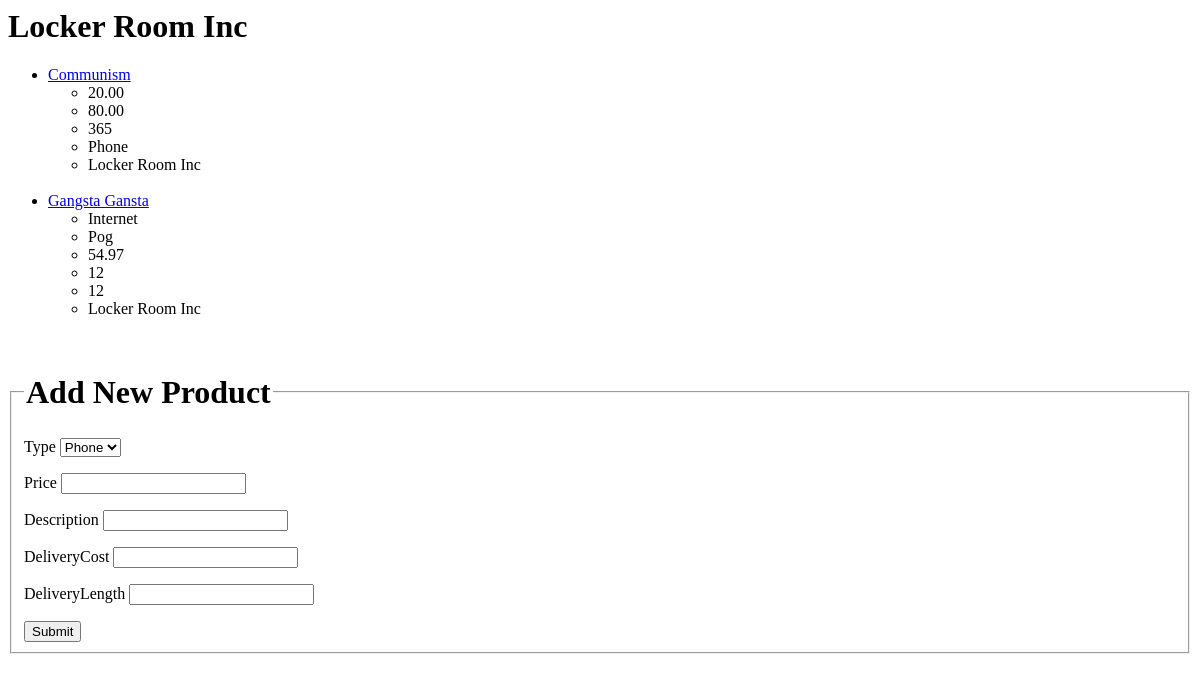
Page /WebStore/VenderProd/1/ on the earlier database version.
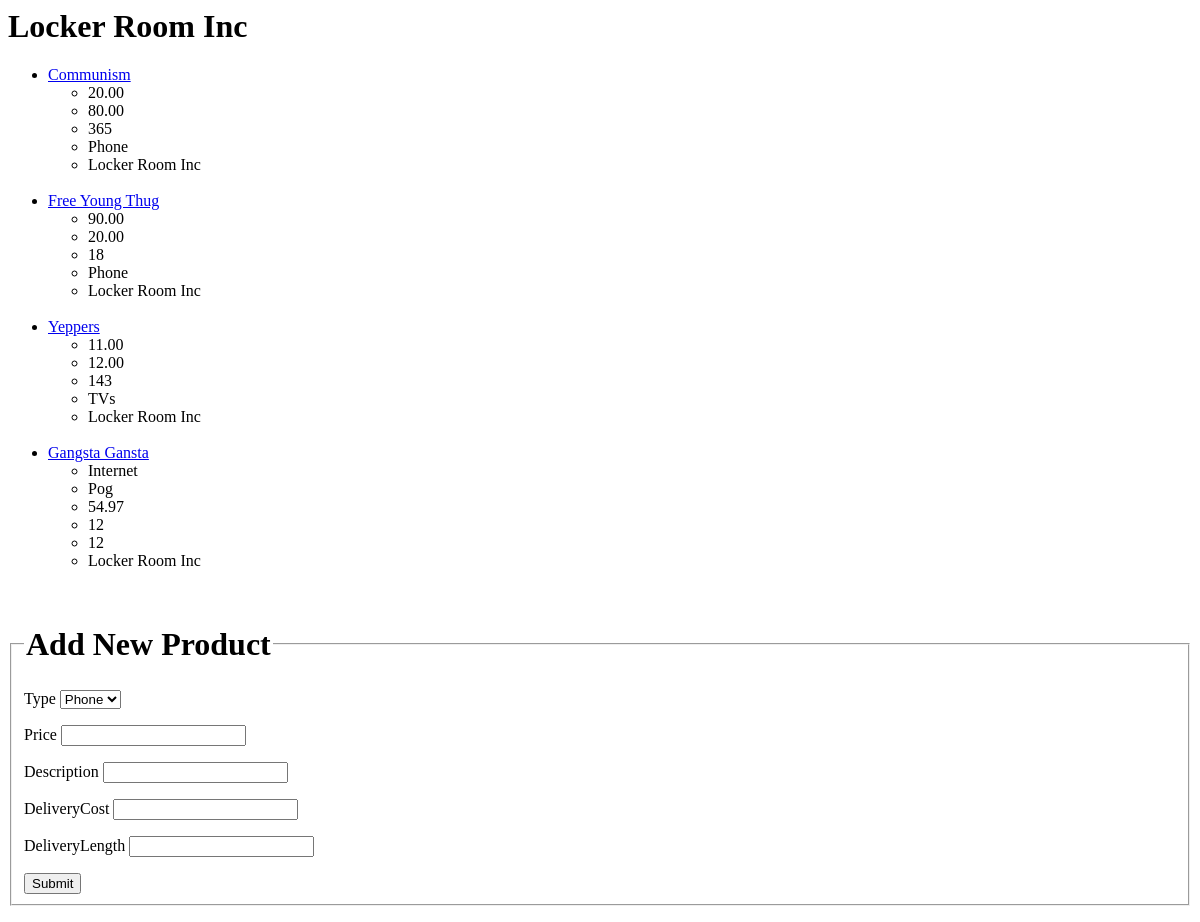
Same page on the later database version.
### WebStore/models.py (models this page shows)
class Vender(models.Model):
    VenderID = models.IntegerField(primary_key = True)
    Name = models.CharField(max_length = 200)

class Products(models.Model):
    ProductID = models.IntegerField(primary_key = True)
    Description = models.CharField(max_length=200)
    VenderID = models.ForeignKey(Vender, on_delete=models.CASCADE)
    Price = models.DecimalField(decimal_places=2, max_digits=9)
    DeliveryCost = models.DecimalField(decimal_places =2, max_digits=9)
    DeliveryLength = models.IntegerField()
    Type = models.CharField(max_length=200)

class Service(models.Model):
    ServiceID = models.IntegerField(primary_key = True)
    Name = models.CharField(max_length=200)
    Type = models.CharField(max_length=200)
    Description = models.CharField(max_length=500)
    SubscriptionPrice = models.DecimalField(decimal_places=2, max_digits=9)
    SubscriptionLength = models.IntegerField()
    ContractLength = models.IntegerField()
    VenderID = models.ForeignKey(Vender, on_delete=models.CASCADE)

### WebStore/views.py (the view)
# urls.py: path('VenderProd/<int:VenderID>/', views.VenderDetails, name='VenderDetails'),
def VenderDetails(request, VenderID):
    venders = get_object_or_404(Vender, pk=VenderID)
    return render(request, 'WebStore/VenderDetails.html', {'venders':venders})

### WebStore/templates/WebStore/VenderDetails.html (shortened to what this page needs)
<h1>{{ venders.Name }}</h1>
<ul>
    {% for Products in venders.products_set.all %}
    <li><a href="{% url 'WebStore:ProductDetails' Products.ProductID %}"> {{ Products.Description }} </a> </li>
    <ul>
        <li>{{ Products.Price }} </li>
        <li>{{ Products.DeliveryCost }} </li>
        <li>{{ Products.DeliveryLength }} </li>
        <li>{{ Products.Type }} </li>
        <li> {{ venders.Name }}</li>
        <br>
    </ul>
    {% endfor %}
    {% for Service in venders.service_set.all %}
    <li> <a href="{% url 'WebStore:ServiceDetails' Service.ServiceID %}"> {{Service.Name}} </a> </li>
    <ul>
        <li> {{Service.Type}} </li>
        <li> {{Service.Description}} </li>
        <li> {{Service.SubscriptionPrice }}</li>
        <li> {{Service.SubscriptionLength}}</li>
        <li> {{Service.ContractLength }}</li>
        <li> {{ venders.Name }}</li>
        <br>
    </ul>
    {% endfor %}
</ul>
<form action="{% url 'WebStore:AddProducts' venders.VenderID %}" method="post">
<fieldset>
    <legend>
        <h1>Add New Product </h1>
    </legend>
    <label for="Type"> Type</label> <select name="Type">
        <option value="Phone"> Phone </option>
    </select>
    <p>Price <input type="number" name="Price"> </p>
    <p>Description <input type="text" name="Description"> </p>
    <p>DeliveryCost <input type="number" name="DeliveryCost"> </p>
    <p>DeliveryLength <input type="number" name="DeliveryLength"> </p>
    <input type="submit" value="Submit">
</form>

Differences in the rows shown:
added Products: Description "Free Young Thug", Price "90.00", DeliveryCost "20.00", DeliveryLength "18", Type "Phone", {{ venders.Name }} "Locker Room Inc"
added Products: Description "Yeppers", Price "11.00", DeliveryCost "12.00", DeliveryLength "143", Type "TVs", {{ venders.Name }} "Locker Room Inc"
